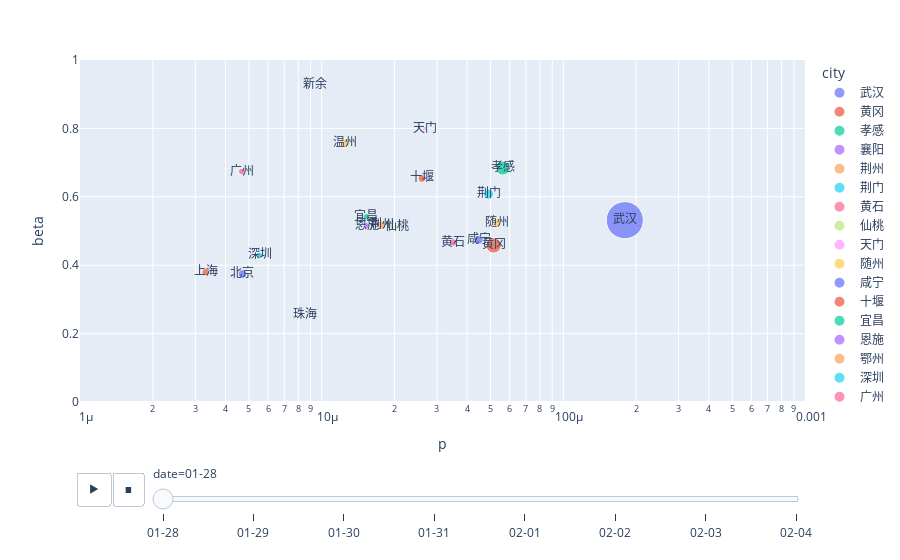

This figure's notebook cell:
### Code cell
import plotly.express as px
import pandas as pd
import numpy as np
df = pd.read_csv('/Users/garyyi/OneDrive/myReseach/epidemic/analysis/model/est/0205/beta_window_4.csv',index_col=0)
sel_city_list=pd.read_csv('/Users/garyyi/OneDrive/myReseach/epidemic/analysis/visualization/city_list.csv')
df_sel=df[df['city'].isin(sel_city_list.city.to_list())]
df_sel=df_sel[df_sel['date']>'01-27']
df_sel['size']=df_sel['I']
px.scatter(df_sel, x="p", y="beta", color='city',animation_frame="date", text='city',
                 size='size',hover_name="I", size_max=55, log_x=True, range_x=[0.000001,0.001],
           range_y=[0,1], render_mode="auto")

### Figure 1 — Plotly figure (JSON) as saved in the notebook; plotly's stock layout.template omitted (floating-point values rounded to 4 significant figures)
{"data": [{"hoverlabel": {"namelength": 0}, "hovertemplate": "<b>%{hovertext}</b><br><br>city=%{text}<br>date=01-28<br>p=%{x}<br>beta=%{y}<br>size=%{marker.size}", "hovertext": [1905], "legendgroup": "武汉", "marker": {"color": "#636efa", "size": [1905], "sizemode": "area", "sizeref": 2.761, "symbol": "circle"}, "mode": "markers+text", "name": "武汉", "showlegend": true, "text": ["武汉"], "type": "scatter", "x": [0.0001796], "xaxis": "x", "y": [0.5316], "yaxis": "y"}, {"hoverlabel": {"namelength": 0}, "hovertemplate": "<b>%{hovertext}</b><br><br>city=%{text}<br>date=01-28<br>p=%{x}<br>beta=%{y}<br>size=%{marker.size}", "hovertext": [324], "legendgroup": "黄冈", "marker": {"color": "#EF553B", "size": [324], "sizemode": "area", "sizeref": 2.761, "symbol": "circle"}, "mode": "markers+text", "name": "黄冈", "showlegend": true, "text": ["黄冈"], "type": "scatter", "x": [5.15e-05], "xaxis": "x", "y": [0.4578], "yaxis": "y"}, {"hoverlabel": {"namelength": 0}, "hovertemplate": "<b>%{hovertext}</b><br><br>city=%{text}<br>date=01-28<br>p=%{x}<br>beta=%{y}<br>size=%{marker.size}", "hovertext": [274], "legendgroup": "孝感", "marker": {"color": "#00cc96", "size": [274], "sizemode": "area", "sizeref": 2.761, "symbol": "circle"}, "mode": "markers+text", "name": "孝感", "showlegend": true, "text": ["孝感"], "type": "scatter", "x": [5.617e-05], "xaxis": "x", "y": [0.6839], "yaxis": "y"}, {"hoverlabel": {"namelength": 0}, "hovertemplate": "<b>%{hovertext}</b><br><br>city=%{text}<br>date=01-28<br>p=%{x}<br>beta=%{y}<br>size=%{marker.size}", "hovertext": [131], "legendgroup": "襄阳", "marker": {"color": "#ab63fa", "size": [131], "sizemode": "area", "sizeref": 2.761, "symbol": "circle"}, "mode": "markers+text", "name": "襄阳", "showlegend": true, "text": ["襄阳"], "type": "scatter", "x": [2.333e-05], "xaxis": "x", "y": [1.553], "yaxis": "y"}, {"hoverlabel": {"namelength": 0}, "hovertemplate": "<b>%{hovertext}</b><br><br>city=%{text}<br>date=01-28<br>p=%{x}<br>beta=%{y}<br>size=%{marker.size}", "hovertext": [101], "legendgroup": "荆州", "marker": {"color": "#FFA15A", "size": [101], "sizemode": "area", "sizeref": 2.761, "symbol": "circle"}, "mode": "markers+text", "name": "荆州", "showlegend": true, "text": ["荆州"], "type": "scatter", "x": [1.77e-05], "xaxis": "x", "y": [0.5171], "yaxis": "y"}, {"hoverlabel": {"namelength": 0}, "hovertemplate": "<b>%{hovertext}</b><br><br>city=%{text}<br>date=01-28<br>p=%{x}<br>beta=%{y}<br>size=%{marker.size}", "hovertext": [142], "legendgroup": "荆门", "marker": {"color": "#19d3f3", "size": [142], "sizemode": "area", "sizeref": 2.761, "symbol": "circle"}, "mode": "markers+text", "name": "荆门", "showlegend": true, "text": ["荆门"], "type": "scatter", "x": [4.903e-05], "xaxis": "x", "y": [0.6078], "yaxis": "y"}, {"hoverlabel": {"namelength": 0}, "hovertemplate": "<b>%{hovertext}</b><br><br>city=%{text}<br>date=01-28<br>p=%{x}<br>beta=%{y}<br>size=%{marker.size}", "hovertext": [86], "legendgroup": "黄石", "marker": {"color": "#FF6692", "size": [86], "sizemode": "area", "sizeref": 2.761, "symbol": "circle"}, "mode": "markers+text", "name": "黄石", "showlegend": true, "text": ["黄石"], "type": "scatter", "x": [3.499e-05], "xaxis": "x", "y": [0.4664], "yaxis": "y"}, {"hoverlabel": {"namelength": 0}, "hovertemplate": "<b>%{hovertext}</b><br><br>city=%{text}<br>date=01-28<br>p=%{x}<br>beta=%{y}<br>size=%{marker.size}", "hovertext": [32], "legendgroup": "仙桃", "marker": {"color": "#B6E880", "size": [32], "sizemode": "area", "sizeref": 2.761, "symbol": "circle"}, "mode": "markers+text", "name": "仙桃", "showlegend": true, "text": ["仙桃"], "type": "scatter", "x": [2.051e-05], "xaxis": "x", "y": [0.5114], "yaxis": "y"}, {"hoverlabel": {"namelength": 0}, "hovertemplate": "<b>%{hovertext}</b><br><br>city=%{text}<br>date=01-28<br>p=%{x}<br>beta=%{y}<br>size=%{marker.size}", "hovertext": [34], "legendgroup": "天门", "marker": {"color": "#FF97FF", "size": [34], "sizemode": "area", "sizeref": 2.761, "symbol": "circle"}, "mode": "markers+text", "name": "天门", "showlegend": true, "text": ["天门"], "type": "scatter", "x": [2.677e-05], "xaxis": "x", "y": [0.7993], "yaxis": "y"}, {"hoverlabel": {"namelength": 0}, "hovertemplate": "<b>%{hovertext}</b><br><br>city=%{text}<br>date=01-28<br>p=%{x}<br>beta=%{y}<br>size=%{marker.size}", "hovertext": [116], "legendgroup": "随州", "marker": {"color": "#FECB52", "size": [116], "sizemode": "area", "sizeref": 2.761, "symbol": "circle"}, "mode": "markers+text", "name": "随州", "showlegend": true, "text": ["随州"], "type": "scatter", "x": [5.295e-05], "xaxis": "x", "y": [0.5233], "yaxis": "y"}, {"hoverlabel": {"namelength": 0}, "hovertemplate": "<b>%{hovertext}</b><br><br>city=%{text}<br>date=01-28<br>p=%{x}<br>beta=%{y}<br>size=%{marker.size}", "hovertext": [112], "legendgroup": "咸宁", "marker": {"color": "#636efa", "size": [112], "sizemode": "area", "sizeref": 2.761, "symbol": "circle"}, "mode": "markers+text", "name": "咸宁", "showlegend": true, "text": ["咸宁"], "type": "scatter", "x": [4.467e-05], "xaxis": "x", "y": [0.4745], "yaxis": "y"}, {"hoverlabel": {"namelength": 0}, "hovertemplate": "<b>%{hovertext}</b><br><br>city=%{text}<br>date=01-28<br>p=%{x}<br>beta=%{y}<br>size=%{marker.size}", "hovertext": [88], "legendgroup": "十堰", "marker": {"color": "#EF553B", "size": [88], "sizemode": "area", "sizeref": 2.761, "symbol": "circle"}, "mode": "markers+text", "name": "十堰", "showlegend": true, "text": ["十堰"], "type": "scatter", "x": [2.601e-05], "xaxis": "x", "y": [0.6536], "yaxis": "y"}, {"hoverlabel": {"namelength": 0}, "hovertemplate": "<b>%{hovertext}</b><br><br>city=%{text}<br>date=01-28<br>p=%{x}<br>beta=%{y}<br>size=%{marker.size}", "hovertext": [63], "legendgroup": "宜昌", "marker": {"color": "#00cc96", "size": [63], "sizemode": "area", "sizeref": 2.761, "symbol": "circle"}, "mode": "markers+text", "name": "宜昌", "showlegend": true, "text": ["宜昌"], "type": "scatter", "x": [1.531e-05], "xaxis": "x", "y": [0.5415], "yaxis": "y"}, {"hoverlabel": {"namelength": 0}, "hovertemplate": "<b>%{hovertext}</b><br><br>city=%{text}<br>date=01-28<br>p=%{x}<br>beta=%{y}<br>size=%{marker.size}", "hovertext": [51], "legendgroup": "恩施", "marker": {"color": "#ab63fa", "size": [51], "sizemode": "area", "sizeref": 2.761, "symbol": "circle"}, "mode": "markers+text", "name": "恩施", "showlegend": true, "text": ["恩施"], "type": "scatter", "x": [1.533e-05], "xaxis": "x", "y": [0.5158], "yaxis": "y"}, {"hoverlabel": {"namelength": 0}, "hovertemplate": "<b>%{hovertext}</b><br><br>city=%{text}<br>date=01-28<br>p=%{x}<br>beta=%{y}<br>size=%{marker.size}", "hovertext": [84], "legendgroup": "鄂州", "marker": {"color": "#FFA15A", "size": [84], "sizemode": "area", "sizeref": 2.761, "symbol": "circle"}, "mode": "markers+text", "name": "鄂州", "showlegend": true, "text": ["鄂州"], "type": "scatter", "x": [7.928e-05], "xaxis": "x", "y": [1.642], "yaxis": "y"}, {"hoverlabel": {"namelength": 0}, "hovertemplate": "<b>%{hovertext}</b><br><br>city=%{text}<br>date=01-28<br>p=%{x}<br>beta=%{y}<br>size=%{marker.size}", "hovertext": [63], "legendgroup": "深圳", "marker": {"color": "#19d3f3", "size": [63], "sizemode": "area", "sizeref": 2.761, "symbol": "circle"}, "mode": "markers+text", "name": "深圳", "showlegend": true, "text": ["深圳"], "type": "scatter", "x": [5.538e-06], "xaxis": "x", "y": [0.4285], "yaxis": "y"}, {"hoverlabel": {"namelength": 0}, "hovertemplate": "<b>%{hovertext}</b><br><br>city=%{text}<br>date=01-28<br>p=%{x}<br>beta=%{y}<br>size=%{marker.size}", "hovertext": [63], "legendgroup": "广州", "marker": {"color": "#FF6692", "size": [63], "sizemode": "area", "sizeref": 2.761, "symbol": "circle"}, "mode": "markers+text", "name": "广州", "showlegend": true, "text": ["广州"], "type": "scatter", "x": [4.667e-06], "xaxis": "x", "y": [0.6739], "yaxis": "y"}, {"hoverlabel": {"namelength": 0}, "hovertemplate": "<b>%{hovertext}</b><br><br>city=%{text}<br>date=01-28<br>p=%{x}<br>beta=%{y}<br>size=%{marker.size}", "hovertext": [14], "legendgroup": "珠海", "marker": {"color": "#B6E880", "size": [14], "sizemode": "area", "sizeref": 2.761, "symbol": "circle"}, "mode": "markers+text", "name": "珠海", "showlegend": true, "text": ["珠海"], "type": "scatter", "x": [8.57e-06], "xaxis": "x", "y": [0.2535], "yaxis": "y"}, {"hoverlabel": {"namelength": 0}, "hovertemplate": "<b>%{hovertext}</b><br><br>city=%{text}<br>date=01-28<br>p=%{x}<br>beta=%{y}<br>size=%{marker.size}", "hovertext": [11], "legendgroup": "新余", "marker": {"color": "#FF97FF", "size": [11], "sizemode": "area", "sizeref": 2.761, "symbol": "circle"}, "mode": "markers+text", "name": "新余", "showlegend": true, "text": ["新余"], "type": "scatter", "x": [9.428e-06], "xaxis": "x", "y": [0.9269], "yaxis": "y"}, {"hoverlabel": {"namelength": 0}, "hovertemplate": "<b>%{hovertext}</b><br><br>city=%{text}<br>date=01-28<br>p=%{x}<br>beta=%{y}<br>size=%{marker.size}", "hovertext": [114], "legendgroup": "温州", "marker": {"color": "#FECB52", "size": [114], "sizemode": "area", "sizeref": 2.761, "symbol": "circle"}, "mode": "markers+text", "name": "温州", "showlegend": true, "text": ["温州"], "type": "scatter", "x": [1.25e-05], "xaxis": "x", "y": [0.7563], "yaxis": "y"}, {"hoverlabel": {"namelength": 0}, "hovertemplate": "<b>%{hovertext}</b><br><br>city=%{text}<br>date=01-28<br>p=%{x}<br>beta=%{y}<br>size=%{marker.size}", "hovertext": [102], "legendgroup": "北京", "marker": {"color": "#636efa", "size": [102], "sizemode": "area", "sizeref": 2.761, "symbol": "circle"}, "mode": "markers+text", "name": "北京", "showlegend": true, "text": ["北京"], "type": "scatter", "x": [4.699e-06], "xaxis": "x", "y": [0.3746], "yaxis": "y"}, {"hoverlabel": {"namelength": 0}, "hovertemplate": "<b>%{hovertext}</b><br><br>city=%{text}<br>date=01-28<br>p=%{x}<br>beta=%{y}<br>size=%{marker.size}", "hovertext": [80], "legendgroup": "上海", "marker": {"color": "#EF553B", "size": [80], "sizemode": "area", "sizeref": 2.761, "symbol": "circle"}, "mode": "markers+text", "name": "上海", "showlegend": true, "text": ["上海"], "type": "scatter", "x": [3.312e-06], "xaxis": "x", "y": [0.3797], "yaxis": "y"}], "layout": {"legend": {"itemsizing": "constant", "title": {"text": "city"}, "tracegroupgap": 0}, "margin": {"t": 60}, "sliders": [{"active": 0, "currentvalue": {"prefix": "date="}, "len": 0.9, "pad": {"b": 10, "t": 60}, "steps": [{"args": [["01-28"], {"frame": {"duration": 0, "redraw": false}, "fromcurrent": true, "mode": "immediate", "transition": {"duration": 0, "easing": "linear"}}], "label": "01-28", "method": "animate"}, {"args": [["01-29"], {"frame": {"duration": 0, "redraw": false}, "fromcurrent": true, "mode": "immediate", "transition": {"duration": 0, "easing": "linear"}}], "label": "01-29", "method": "animate"}, {"args": [["01-30"], {"frame": {"duration": 0, "redraw": false}, "fromcurrent": true, "mode": "immediate", "transition": {"duration": 0, "easing": "linear"}}], "label": "01-30", "method": "animate"}, {"args": [["01-31"], {"frame": {"duration": 0, "redraw": false}, "fromcurrent": true, "mode": "immediate", "transition": {"duration": 0, "easing": "linear"}}], "label": "01-31", "method": "animate"}, {"args": [["02-01"], {"frame": {"duration": 0, "redraw": false}, "fromcurrent": true, "mode": "immediate", "transition": {"duration": 0, "easing": "linear"}}], "label": "02-01", "method": "animate"}, {"args": [["02-02"], {"frame": {"duration": 0, "redraw": false}, "fromcurrent": true, "mode": "immediate", "transition": {"duration": 0, "easing": "linear"}}], "label": "02-02", "method": "animate"}, {"args": [["02-03"], {"frame": {"duration": 0, "redraw": false}, "fromcurrent": true, "mode": "immediate", "transition": {"duration": 0, "easing": "linear"}}], "label": "02-03", "method": "animate"}, {"args": [["02-04"], {"frame": {"duration": 0, "redraw": false}, "fromcurrent": true, "mode": "immediate", "transition": {"duration": 0, "easing": "linear"}}], "label": "02-04", "method": "animate"}], "x": 0.1, "xanchor": "left", "y": 0, "yanchor": "top"}], "updatemenus": [{"buttons": [{"args": [null, {"frame": {"duration": 500, "redraw": false}, "fromcurrent": true, "mode": "immediate", "transition": {"duration": 500, "easing": "linear"}}], "label": "&#9654;", "method": "animate"}, {"args": [[null], {"frame": {"duration": 0, "redraw": false}, "fromcurrent": true, "mode": "immediate", "transition": {"duration": 0, "easing": "linear"}}], "label": "&#9724;", "method": "animate"}], "direction": "left", "pad": {"r": 10, "t": 70}, "showactive": false, "type": "buttons", "x": 0.1, "xanchor": "right", "y": 0, "yanchor": "top"}], "xaxis": {"anchor": "y", "domain": [0, 1], "range": [-6.0, -3.0], "title": {"text": "p"}, "type": "log"}, "yaxis": {"anchor": "x", "domain": [0, 1], "range": [0, 1], "title": {"text": "beta"}}}}
